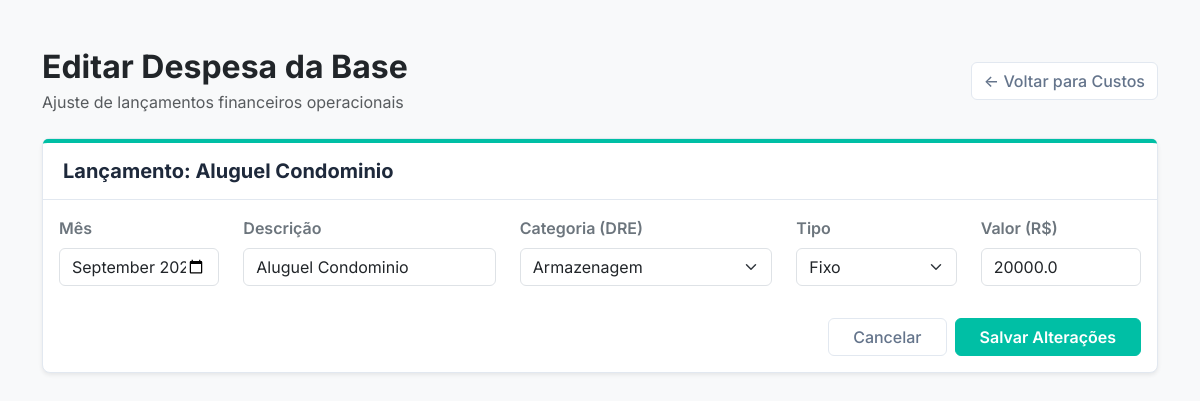
/editar_custo/2 (signed in), run on an earlier commit of the app's database.
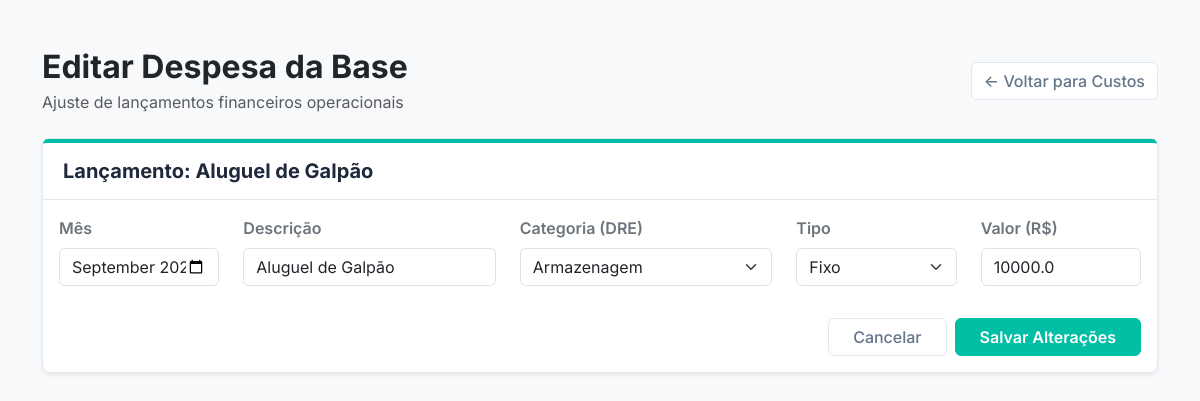
And on a later commit of the database.
### app.py (models this page shows)
class CustoCD(db.Model):
    id = db.Column(db.Integer, primary_key=True)
    cd_id = db.Column(db.Integer, db.ForeignKey('centro_distribuicao.id'), nullable=False)
    mes_referencia = db.Column(db.String(7), nullable=False)  # Ex: "2026-09"
    descricao_item = db.Column(db.String(150), nullable=False) # Ex: Aluguel, Fita Stretch
    tipo_custo = db.Column(db.String(50), nullable=False)      # Fixo, Variável ou Mão de Obra
    valor = db.Column(db.Float, nullable=False)
    categoria = db.Column(db.String(50), nullable=False, default='Outros')

### app.py (the view, shortened to what this page needs)
@app.route('/editar_custo/<int:custo_id>', methods=['GET', 'POST'])
@login_required
def editar_custo(custo_id):
    custo = CustoCD.query.get_or_404(custo_id)
    return render_template('editar_custo.html', custo=custo)

### auth.py (called while the page is built, shortened)
def inicializar_auth(app, db, login_manager):
    global UsuarioModel
    class Usuario(UserMixin, db.Model):
        __tablename__ = 'usuario'
        id = db.Column(db.Integer, primary_key=True)
        empresa_id = db.Column(db.Integer, db.ForeignKey('empresa.id'), nullable=False)
        id = db.Column(db.Integer, primary_key=True)
        email = db.Column(db.String(120), unique=True, nullable=False)
        nome = db.Column(db.String(100), nullable=False)
        senha_hash = db.Column(db.String(256), nullable=False)
    UsuarioModel = Usuario
    @login_manager.user_loader
    def carregar_usuario(user_id):
        return UsuarioModel.query.get(int(user_id))
    return UsuarioModel

### templates/editar_custo.html (shortened to what this page needs)
<!DOCTYPE html>
<html lang="pt-br">
<head>
    <link href="https://cdn.jsdelivr.net/npm/bootstrap@5.3.0/dist/css/bootstrap.min.css" rel="stylesheet">
    <link rel="stylesheet" href="{{ url_for('static', filename='css/style.css') }}">
</head>
<body class="bg-light">
    <div class="container mt-5 mb-5">
        <div class="d-flex justify-content-between align-items-center mb-4">
            <div>
                <h2 class="fw-bold text-dark mb-1">Editar Despesa da Base</h2>
                <span class="text-muted">Ajuste de lançamentos financeiros operacionais</span>
            </div>
            <div>
                <a href="{{ url_for('gerenciar_custos', cd_id=custo.cd_id) }}" class="btn btn-outline-secundaria">← Voltar para Custos</a>
            </div>
        </div>
        <div class="card shadow-sm">
            <div class="card-header card-header-clean">
                <h5>Lançamento: {{ custo.descricao_item }}</h5>
            </div>
            <div class="card-body">
                <form method="POST">
                    <div class="row">
                        <div class="col-md-2 mb-3">
                            <label class="form-label fw-semibold text-secondary">Mês</label>
                            <input type="month" class="form-control" name="mes_ref" value="{{ custo.mes_referencia }}" required>
                        </div>
                        <div class="col-md-3 mb-3">
                            <label class="form-label fw-semibold text-secondary">Descrição</label>
                            <input type="text" class="form-control" name="descricao" value="{{ custo.descricao_item }}" required>
                        </div>
                        <div class="col-md-3 mb-3">
                            <label class="form-label fw-semibold text-secondary">Categoria (DRE)</label>
                            <select name="categoria" class="form-select" required>
                                <option value="Armazenagem" {% if custo.categoria == 'Armazenagem' %}selected{% endif %}>Armazenagem</option>
                            </select>
                        </div>
                        <div class="col-md-2 mb-3">
                            <label class="form-label fw-semibold text-secondary">Tipo</label>
                            <select name="tipo" class="form-select" required>
                                <option value="Fixo" {% if custo.tipo_custo == 'Fixo' %}selected{% endif %}>Fixo</option>
                            </select>
                        </div>
                        <div class="col-md-2 mb-3">
                            <label class="form-label fw-semibold text-secondary">Valor (R$)</label>
                            <input type="number" step="0.01" class="form-control" name="valor" value="{{ custo.valor }}" required>
                        </div>
                    </div>
                    <div class="d-flex justify-content-end gap-2 mt-3">
                        <a href="{{ url_for('gerenciar_custos', cd_id=custo.cd_id) }}" class="btn btn-outline-secundaria px-4">Cancelar</a>
                        <button type="submit" class="btn btn-empresa px-4">Salvar Alterações</button>
                    </div>
                </form>
            </div>
        </div>
    </div>
</body>
</html>

What changed in the data, as far as the page shows it:
changed CustoCD "Fixo": descricao_item "Aluguel Condominio" → "Aluguel de Galpão"; descricao "Aluguel Condominio" → "Aluguel de Galpão"; categoria (not shown) → "Armazenagem"; valor "20000.0" → "10000.0"
Also different on the page:
form field categoria: "Armazenagem" → (not shown)
